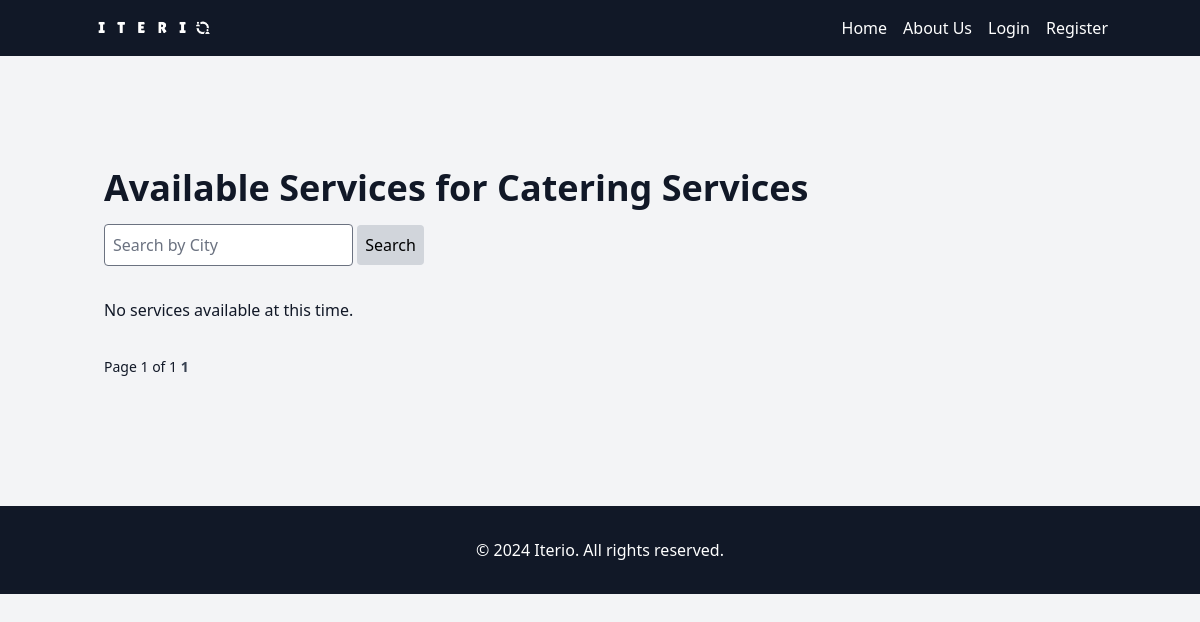
Page /Event Services/33/ on the earlier database version.
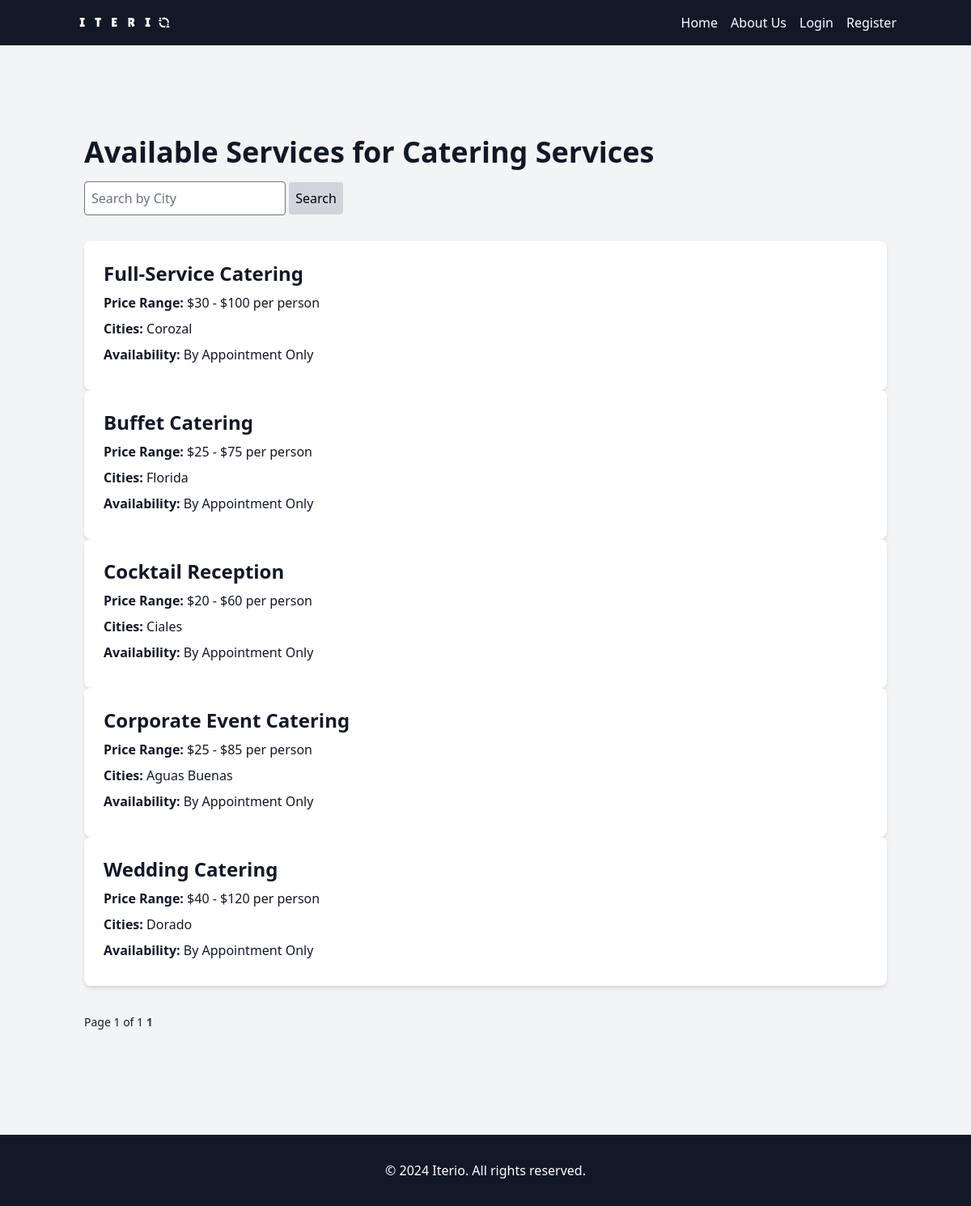
Same page on the later database version.
### iterio_app/models.py (models this page shows, shortened)
class Service(models.Model):
    name = models.CharField(max_length=100)
    description = models.TextField()
    price_range = models.CharField(max_length=100, blank=True)
    category = models.ForeignKey(Category, on_delete=models.CASCADE, related_name='services', default=11)
    subcategory = models.ForeignKey(SubCategory, on_delete=models.CASCADE, related_name='services')
    cities = models.ManyToManyField(City, related_name='services')
    picture = models.ImageField(upload_to='service_pictures', blank=True, null=True)
    availability = models.TextField(blank=True)
    contact_info = models.TextField(blank=True)

class City(models.Model):
    name = models.CharField(max_length=100, unique=True)

### iterio_app/views.py (the view)
# urls.py: path('<str:desired_category>/<int:subcategory_id>/', views.available_services, name='available_services'),
def available_services(request, desired_category, subcategory_id):
    subcategory = get_object_or_404(SubCategory, id=subcategory_id)
    services = subcategory.services.all()
    query = request.GET.get('q')
    if query:
        services = services.filter(cities__name__icontains=query).distinct()
    paginator = Paginator(services, 5) # Show 5 services per page
    page_number = request.GET.get('page')
    page_obj = paginator.get_page(page_number)
    context = {
        'services': services,
        'subcategory': subcategory,
        'page_obj': page_obj,
        'query': query
    }
    return render(request, 'iterio_app/available_services.html', context)

### iterio_app/models.py (called while the page is built)
    def __str__(self):
        return self.name

    def __str__(self):
        return self.name

### iterio_app/templates/iterio_app/available_services.html (shortened to what this page needs)
{% extends 'main.html' %}
{% load static %}
{% load static tailwind_tags %}
{% block content %}
<br>
<br>
<section class="mb-16">
    <div class="container mx-auto py-8">
        <h1 class="text-4xl font-bold mb-4">Available Services for {{ subcategory.name }}</h1>
        <form method="GET" action="" class="mb-8">
            <input type="text" name="q" placeholder="Search by City" value="{{ request.GET.q }}" class="p-2 border rounded">
            <button type="submit" class="p-2 bg-gray-300 text-black rounded">Search</button>
        </form>
        <div class="grid-cols-1 gap-6">
            {% if not page_obj %}
                <p>No services available at this time.</p>
            {% else %}
                {% for service in page_obj %}
                    <div class="bg-white p-6 rounded-lg shadow-md hover:scale-105">
                        <a href="{% url 'book_service' service.id %}">
                            <h2 class="text-2xl font-semibold mb-2">{{ service.name }}</h2>
                            <p class="mb-2"><strong>Price Range:</strong> {{ service.price_range }}</p>
                            <p class="mb-2"><strong>Cities:</strong>
                                {% for city in service.cities.all %}
                                    {{ city.name }}{% if not forloop.last %}, {% endif %}
                                {% endfor %}
                            </p>
                            <p class="mb-2"><strong>Availability:</strong> {{ service.availability }}</p>
                        </a>
                    </div>
                {% endfor %}
            {% endif %}
        </div>
        <div class="mt-8">
            <span class="text-sm">
                Page {{ page_obj.number }} of {{ page_obj.paginator.num_pages }}
            </span>
            <div class="inline-block">
                {% for num in page_obj.paginator.page_range %}
                    {% if page_obj.number == num %}
                        <span class="text-sm text-gray-700 font-bold">{{ num }}</span>
                    {% elif num > page_obj.number|add:'-3' and num < page_obj.number|add:'3' %}
                        <a href="?page={{ num }}&q={{ query }}" class="text-sm text-gray-700 hover:text-gray-900">{{ num }}</a>
                    {% endif %}
                {% endfor %}
            </div>
        </div>
    </div>
</section>
{% endblock %}

Differences in the rows shown:
added Service: name "Full-Service Catering", price_range "$30 - $100 per person", availability "By Appointment Only"
now on this page (row unchanged): City: name "Corozal", shown under "Full-Service Catering"
added Service: name "Buffet Catering", price_range "$25 - $75 per person", availability "By Appointment Only"
now on this page (row unchanged): City: name "Florida", shown under "Buffet Catering"
added Service: name "Cocktail Reception", price_range "$20 - $60 per person", availability "By Appointment Only"
now on this page (row unchanged): City: name "Ciales", shown under "Cocktail Reception"
added Service: name "Corporate Event Catering", price_range "$25 - $85 per person", availability "By Appointment Only"
now on this page (row unchanged): City: name "Aguas Buenas", shown under "Corporate Event Catering"
added Service: name "Wedding Catering", price_range "$40 - $120 per person", availability "By Appointment Only"
now on this page (row unchanged): City: name "Dorado", shown under "Wedding Catering"
Other differences:
text no longer shown: "No services available at this time."
